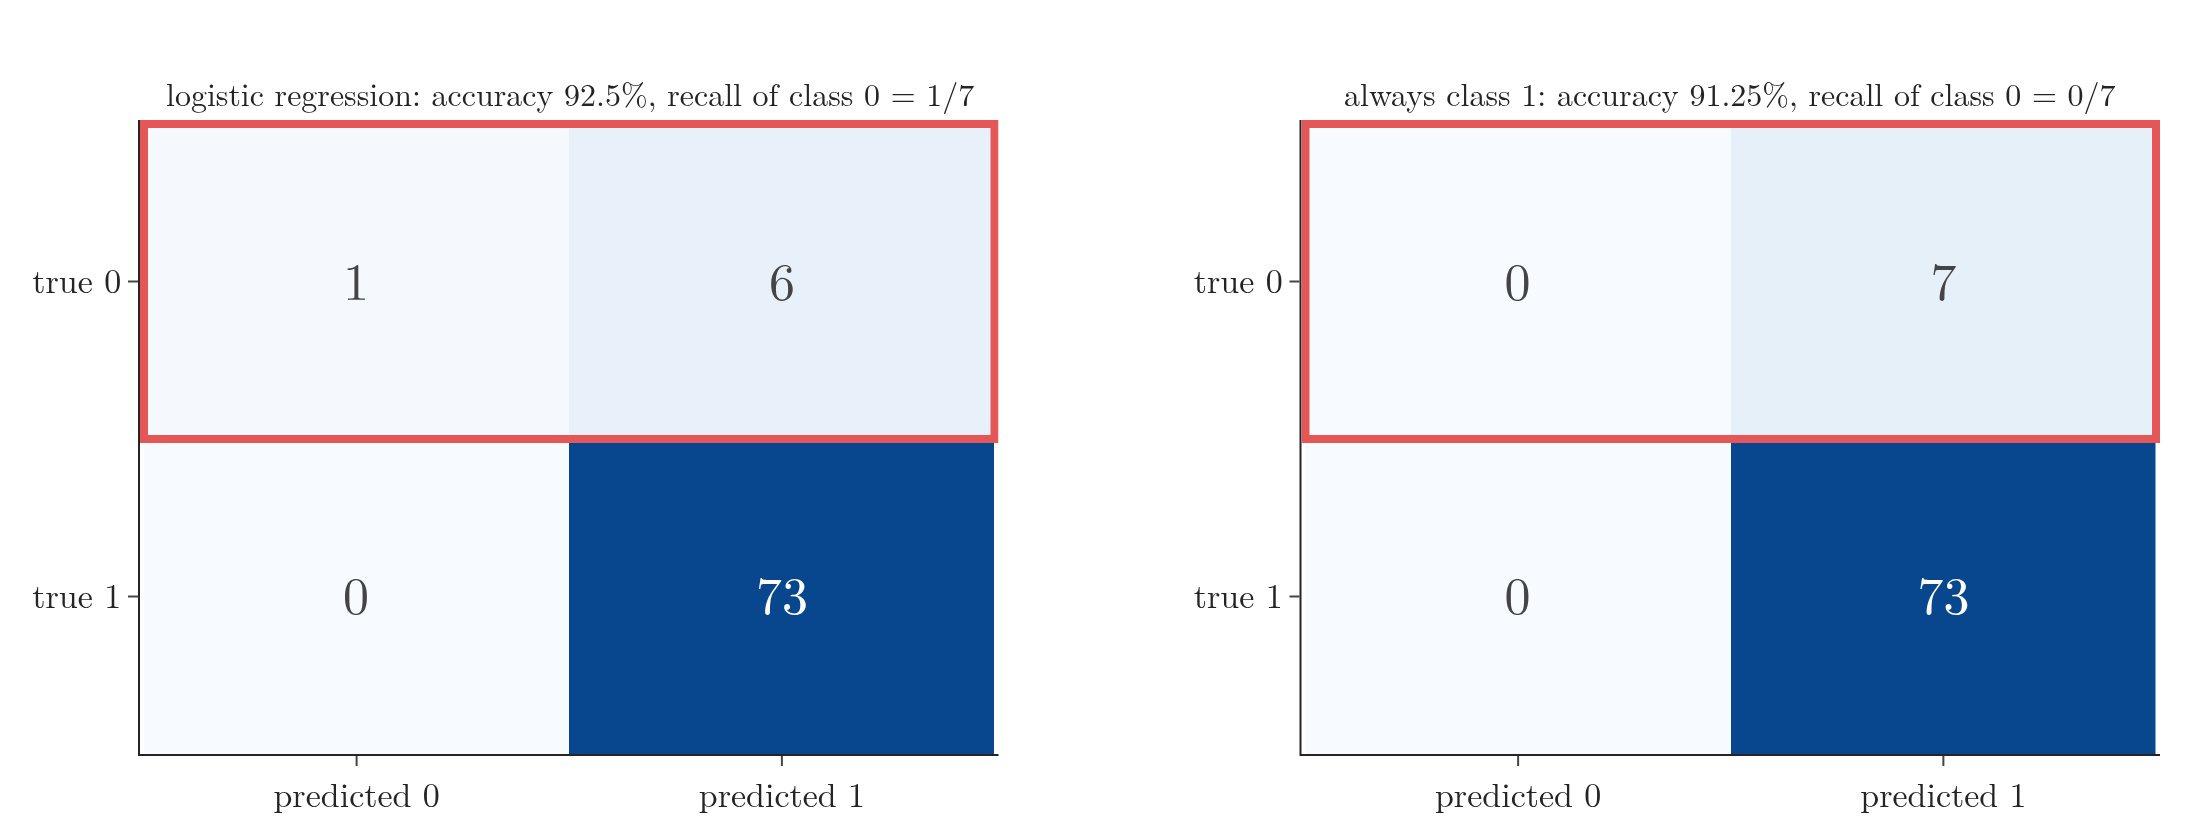

Generate this figure with Python:
"""Section 3.2: the confusion matrix of plain logistic regression on the 80 test observations, next to the "dumb"
model that always answers class 1. 92.5% and 91.25% accuracy, but 1 and 0 of the 7 minority observations found.
Plotly."""
from pathlib import Path
import numpy as np
import plotly.graph_objects as go
from plotly.subplots import make_subplots
from sklearn.linear_model import LogisticRegression
from sklearn.metrics import confusion_matrix
from imb import data, FONT

here = Path(__file__).parent
Xtr, Xte, ytr, yte = data()
pred = LogisticRegression().fit(Xtr, ytr).predict(Xte)
cms = [confusion_matrix(yte, pred, labels=[0, 1]), confusion_matrix(yte, np.ones_like(yte), labels=[0, 1])]
assert (pred == yte).mean() == 0.925 and cms[0][0, 0] == 1 and cms[1][1, 1] == 73
fig = make_subplots(rows=1, cols=2, horizontal_spacing=0.15,
                    subplot_titles=("logistic regression: accuracy 92.5%, recall of class 0 = 1/7",
                                    "always class 1: accuracy 91.25%, recall of class 0 = 0/7"))
for c, cm in enumerate(cms, start=1):
    fig.add_trace(go.Heatmap(z=cm, x=["predicted 0", "predicted 1"], y=["true 0", "true 1"], colorscale="Blues", showscale=False,
                             zmin=0, zmax=80, text=cm, texttemplate="%{text}", textfont=dict(size=26)), row=1, col=c)
    fig.add_shape(type="rect", x0=-0.5, x1=1.5, y0=-0.5, y1=0.5, line=dict(color="#E45756", width=4), fillcolor="rgba(0,0,0,0)",
                  opacity=1, row=1, col=c)
    fig.update_yaxes(autorange="reversed", row=1, col=c)
fig.update_layout(template="simple_white", width=1100, height=420, font=FONT, margin=dict(l=70, r=20, t=60, b=40))
fig.write_image(here / "confusion.png", scale=2)
fig.write_image(here / "confusion.pdf")
